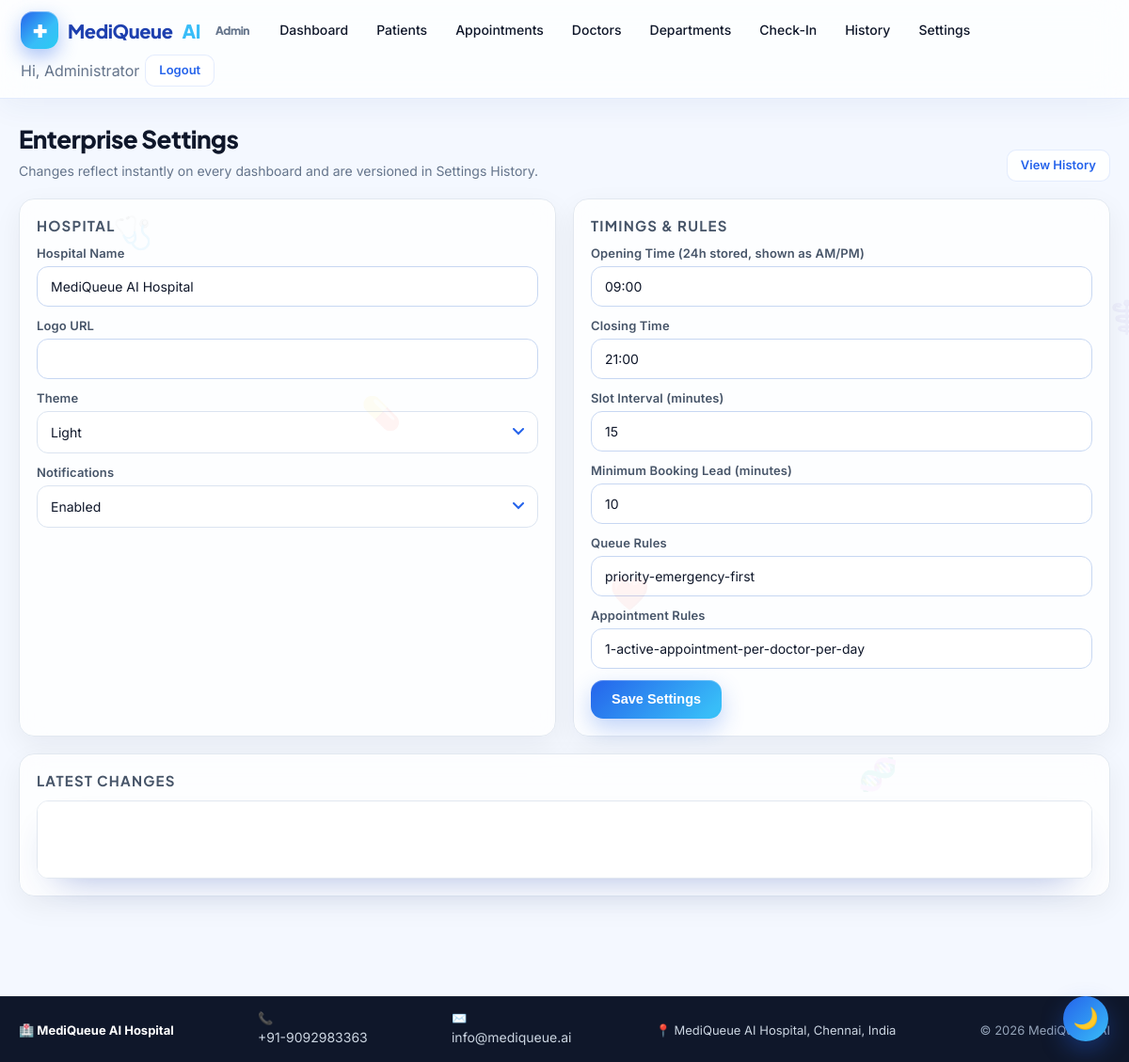
The page /admin/settings-plus (signed in) on the database its author committed.
### tables this page shows
CREATE TABLE app_settings(
        key TEXT PRIMARY KEY,
        value TEXT
    );

### backend/api/enterprise_api.py (the view)
    @app.route("/admin/settings-plus", methods=["GET", "POST"])
    def admin_settings_plus():
        guard = _require("admin")
        if guard:
            return guard
        if request.method == "POST":
            data = {k: v for k, v in request.form.items() if k != "csrf_token"}
            changed = settings_service.set_many(data,
                                                admin_name=session.get("name", "admin"))
            flash(f"{changed} setting(s) updated - history recorded.", "success")
            return redirect(url_for("admin_settings_plus"))
        return render_template("admin/settings_plus.html",
                               vals=settings_service.all_settings(),
                               recent=settings_service.history(limit=10))

### backend/api/enterprise_api.py (called while the page is built)
def _require(role):
    if session.get("role") != role:
        flash("Please log in to continue.", "warning")
        return redirect(url_for("login"))
    return None

### backend/core/models.py (called while the page is built)
def get_conn():
    conn = sqlite3.connect(Config.DATABASE)
    conn.row_factory = sqlite3.Row
    conn.execute("PRAGMA foreign_keys = ON")
    return conn

def query(sql, params=(), one=False):
    with get_conn() as c:
        cur = c.execute(sql, params)
        rows = cur.fetchall()
        return (rows[0] if rows else None) if one else rows

### frontend/templates/admin/settings_plus.html (shortened to what this page needs)
{% extends "base.html" %}
{% block content %}
<div class="container mq-page">
  <div class="mq-head"><div>
    <h2 class="mq-title">Enterprise Settings</h2>
    <p class="mq-sub">Changes reflect instantly on every dashboard and are versioned in Settings History.</p>
  </div><a class="btn ghost sm" href="/admin/settings-history">View History</a></div>
  <form method="post" class="mq-grid-2">
    <section class="mq-card"><h3 class="mq-card-title">Hospital</h3>
      <label class="mq-field">Hospital Name<input class="input" name="hospital_name" value="{{ vals.hospital_name }}"></label>
      <label class="mq-field">Logo URL<input class="input" name="hospital_logo" value="{{ vals.hospital_logo }}"></label>
      <label class="mq-field">Theme
        <select class="input" name="theme">
          <option value="light" {% if vals.theme=='light' %}selected{% endif %}>Light</option>
        </select></label>
      <label class="mq-field">Notifications
        <select class="input" name="notifications_enabled">
          <option value="1" {% if vals.notifications_enabled=='1' %}selected{% endif %}>Enabled</option>
        </select></label>
    </section>
    <section class="mq-card"><h3 class="mq-card-title">Timings &amp; Rules</h3>
      <label class="mq-field">Opening Time (24h stored, shown as AM/PM)<input class="input" name="working_start" value="{{ vals.working_start }}" placeholder="09:00"></label>
      <label class="mq-field">Closing Time<input class="input" name="working_end" value="{{ vals.working_end }}" placeholder="21:00"></label>
      <label class="mq-field">Slot Interval (minutes)<input class="input" name="slot_interval_min" value="{{ vals.slot_interval_min }}"></label>
      <label class="mq-field">Minimum Booking Lead (minutes)<input class="input" name="min_lead_minutes" value="{{ vals.min_lead_minutes }}"></label>
      <label class="mq-field">Queue Rules<input class="input" name="queue_rules" value="{{ vals.queue_rules }}"></label>
      <label class="mq-field">Appointment Rules<input class="input" name="appointment_rules" value="{{ vals.appointment_rules }}"></label>
      <button class="btn" type="submit">Save Settings</button>
    </section>
  </form>
  <section class="mq-card"><h3 class="mq-card-title">Latest Changes</h3>
    <div class="mq-table-wrap"></div></section>
</div>
{% endblock %}

### frontend/templates/base.html (shortened to what this page needs)
<!doctype html>
<html lang="en">
<head>
<link rel="stylesheet" href="{{ url_for('static', filename='css/style.css') }}"/>
<link rel="stylesheet" href="{{ url_for('static', filename='css/premium.css') }}"/>
<link rel="stylesheet" href="{{ url_for('static', filename='css/mq.css') }}"/>
<link rel="stylesheet" href="{{ url_for('static', filename='css/enterprise.css') }}"/>
</head>
<body class="{{ 'mq-dark' if SETTINGS and SETTINGS.get('theme')=='dark' else '' }}">
<div class="orb a"></div><div class="orb b"></div><div class="orb c"></div>
<nav class="nav">
  <div class="nav-inner">
    {% set role = session.get('role') %}
    {% if role == 'admin' %}
      <a class="brand" href="/admin"><span class="logo">✚</span> MediQueue<span style="color:var(--sky)">AI</span> <small style="color:var(--muted);font-size:12px;margin-left:6px">Admin</small></a>
      <a class="link" href="/admin">Dashboard</a>
      <a class="link" href="/admin/patients">Patients</a>
      <a class="link" href="/admin/appointments">Appointments</a>
      <a class="link" href="/admin/doctors">Doctors</a>
      <a class="link" href="/admin/departments">Departments</a>
      <a class="link" href="/admin/qr-checkin">Check-In</a>
      <a class="link" href="/admin/history">History</a>
      <a class="link" href="/admin/settings">Settings</a>
      <span class="link" style="color:var(--muted)">Hi, Administrator</span>
      <a class="btn ghost sm" href="/logout">Logout</a>
    {% endif %}
  </div>
</nav>
{% block content %}{% endblock %}
<footer class="compact-footer" style="margin-top:40px;padding:14px 20px;background:#0f172a;color:#cbd5e1;border-top:1px solid #1e293b">
  <div style="max-width:1200px;margin:0 auto;display:flex;flex-wrap:wrap;justify-content:space-between;align-items:center;gap:10px;font-size:13px">
    <div><b style="color:#fff">🏥 {{ CFG.HOSPITAL_NAME }}</b></div>
    <div>📞 <a href="tel:{{ CFG.EMERGENCY_NUMBER }}" style="color:#cbd5e1">{{ CFG.EMERGENCY_NUMBER }}</a></div>
    <div>✉️ <a href="mailto:{{ CFG.HOSPITAL_EMAIL or 'info@mediqueue.ai' }}" style="color:#cbd5e1">{{ CFG.HOSPITAL_EMAIL or 'info@mediqueue.ai' }}</a></div>
    <div>📍 {{ CFG.HOSPITAL_ADDRESS or 'MediQueue AI Hospital' }}</div>
    <div style="color:#94a3b8">© {{ now.year }} MediQueue AI</div>
  </div>
</footer>
</body></html>

### frontend/static/css/premium.css (style rules this page uses)
:root { --glass-bg: rgba(255,255,255,.65); --glass-brd: rgba(255,255,255,.55); --glass-shadow: 0 12px 32px rgba(37,99,235,.12); --ease: cubic-bezier(.4,.14,.3,1); }
main,.container { animation:fadeUp .5s var(--ease) }

### frontend/static/css/mq.css (style rules this page uses)
:root { --mq-blue:#2563eb; --mq-blue-600:#1d4ed8; --mq-blue-400:#60a5fa; --mq-sky:#38bdf8; --mq-cyan:#22d3ee; --mq-ink:#0f172a; --mq-slate:#475569; --mq-muted:#64748b; --mq-line:#e2e8f0; --mq-bg:#f4f8ff; --mq-card:#ffffff; --mq-ok:#10b981; --mq-warn:#f59e0b; --mq-danger:#ef4444; --mq-violet:#6366f1; --mq-radius:18px; --mq-shadow:0 18px 40px -22px rgba(30,64,175,.45); --mq-shadow-lg:0 28px 60px -28px rgba(30,64,175,.55); --mq-grad:linear-gradient(135deg,#2563eb 0%,#38bdf8 100%); --mq-grad-soft:linear-gradient(135deg,#eff6ff 0%,#f0f9ff 100%); }
.mq-title { font-family:"Plus Jakarta Sans","Inter",system-ui,sans-serif; font-size:clamp(22px,3vw,32px);font-weight:800;color:var(--mq-ink); margin:0 0 6px;letter-spacing:-.02em; }
.mq-sub { color:var(--mq-muted);margin:0 0 18px;font-size:14.5px }
.mq-card { background:var(--mq-card);border:1px solid var(--mq-line); border-radius:var(--mq-radius);padding:20px;box-shadow:var(--mq-shadow); transition:transform .28s cubic-bezier(.2,.8,.2,1),box-shadow .28s; }
.mq-table-wrap { background:#fff;border:1px solid var(--mq-line); border-radius:var(--mq-radius);overflow:hidden;box-shadow:var(--mq-shadow) }
.mq-field { display:flex;flex-direction:column;gap:6px;margin-bottom:14px }

### frontend/static/css/enterprise.css (style rules this page uses)
:root { --mq-ink:#0f172a;--mq-line:#e2e8f0;--mq-sky:#0ea5e9;--mq-ok:#16a34a;--mq-bad:#dc2626;--mq-warn:#d97706;--mq-card:rgba(255,255,255,.78) }
.mq-page { padding:26px 20px 48px }
.mq-head { display:flex;flex-wrap:wrap;gap:16px;justify-content:space-between;align-items:flex-end;margin-bottom:18px }
.mq-title { margin:0;font-size:26px;font-weight:800;letter-spacing:-.02em }
.mq-sub { margin:6px 0 0;color:#64748b;font-size:14px }
.mq-card { background:var(--mq-card);backdrop-filter:blur(14px);border:1px solid var(--mq-line);border-radius:16px;padding:18px;box-shadow:0 10px 30px rgba(15,23,42,.06);margin-bottom:18px;animation:mq-rise .35s ease both }
.mq-card-title { margin:0 0 12px;font-size:15px;font-weight:700;text-transform:uppercase;letter-spacing:.08em;color:#475569 }
.mq-grid-2 { display:grid;grid-template-columns:repeat(auto-fit,minmax(330px,1fr));gap:18px }
.mq-field { display:block;margin-bottom:12px;font-size:13px;color:#475569;font-weight:600 }
.mq-field .input { margin-top:6px;width:100% }
.mq-table-wrap { overflow:auto;border:1px solid var(--mq-line);border-radius:12px }

### rows shown on the page
app_settings: hospital_name "MediQueue AI Hospital", HOSPITAL_NAME "MediQueue AI Hospital"
app_settings: theme "Light"
app_settings: working_start "09:00"
app_settings: working_end "21:00"
app_settings: slot_interval_min "15"
app_settings: min_lead_minutes "10"
app_settings: queue_rules "priority-emergency-first"
app_settings: appointment_rules "1-active-appointment-per-doctor-per-day"

### other values the page prints
{{ CFG.EMERGENCY_NUMBER }} "+91-9092983363"
{{ CFG.HOSPITAL_EMAIL or 'info@mediqueue.ai' }} "info@mediqueue.ai"
{{ CFG.HOSPITAL_ADDRESS or 'MediQueue AI Hospital' }} "MediQueue AI Hospital, Chennai, India"
